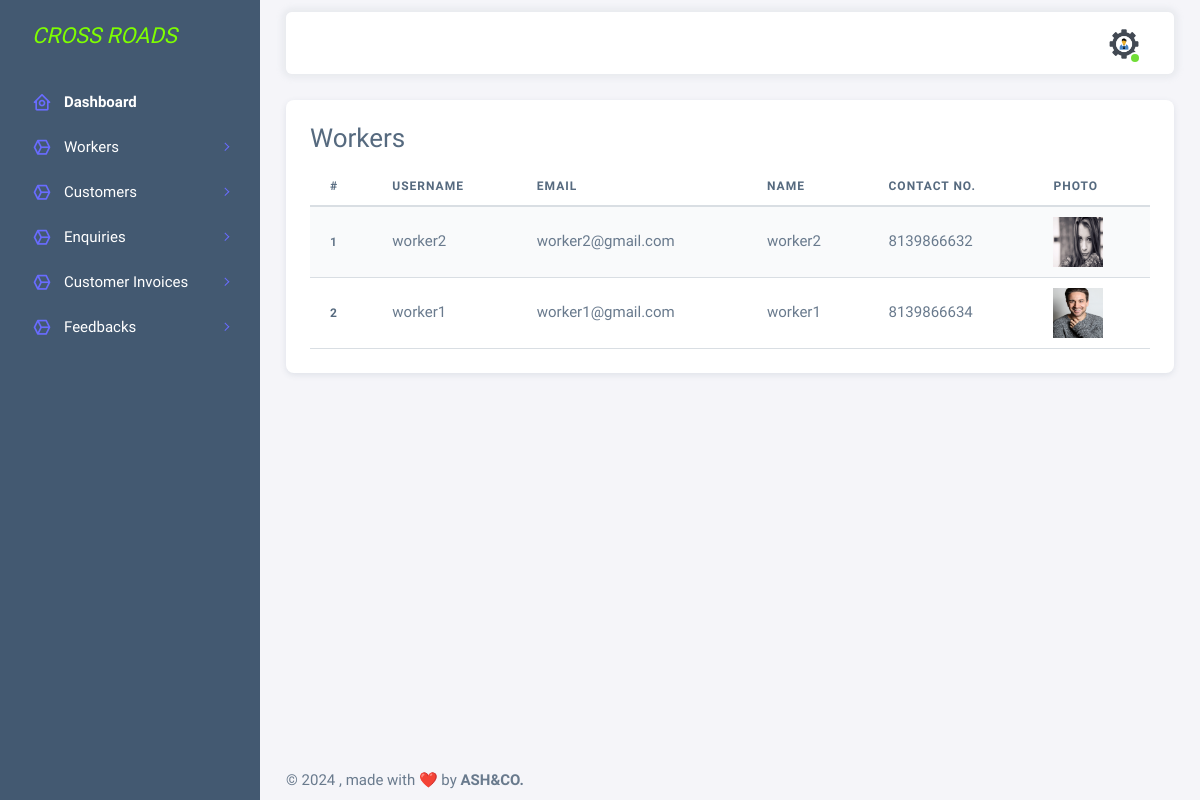
Page /workers-admin/ (signed in) on the committed database.
### accounts/models.py (models this page shows, shortened)
class BaseModel(models.Model):
    created_on = models.DateTimeField(auto_now_add=True, null=True)
    updated_on = models.DateTimeField(auto_now=True)
    is_deleted = models.BooleanField(default=False)
    class Meta:
        abstract = True
        ordering = ['-created_on']

class UserProfile(BaseModel):
    user = models.ForeignKey(User, on_delete=models.CASCADE)
    name = models.CharField(max_length = 25,blank=True, null=True)
    mobile_number = models.CharField(max_length=25,unique=True, null=True)
    profile_pic= models.ImageField(upload_to='MechanicProfilePic/',null=True,blank=True)

class User(AbstractBaseUser, PermissionsMixin):
    name = models.CharField(max_length=50, blank=True, null=True)
    username = models.CharField(max_length=50, unique=True, null=True)
    email = models.EmailField(max_length=100, null=True)
    role = models.IntegerField(choices=SELECTROLE)
    uid = models.CharField(max_length=500, unique=True, null=True)
    is_admin = models.BooleanField(default=False)
    is_active = models.BooleanField(default=False)
    is_registered = models.BooleanField(default=False)
    date_joined = models.DateTimeField(auto_now_add=True)
    last_login = models.DateTimeField(auto_now_add=True)
    USERNAME_FIELD = 'username'
    REQUIRED_FIELDS=[]
    objects = UserManager()
    class Meta:
        db_table = "user"

### accounts/views.py (the view)
# urls.py: path('workers-admin/', views.worker_view_admin, name='workers-admin'),
@login_required(login_url='sign-in')
def worker_view_admin(request):
    data = User.objects.filter(role=2)
    w_data = UserProfile.objects.filter(user__in=data)
    return render(request, 'admintemp/worker_view.html',{'w_data':w_data})

### templates/admintemp/worker_view.html
{% extends 'admintemp/index.html' %}
{% load crispy_forms_tags %}
{% block content %}
<div class="card">
    <div class="card-body">
        <h3 class="card-title">Workers</h3>
        <table class="table table-striped">
            <thead>
                <tr>
                    <th scope="col">#</th>
                    <th scope="col">Username</th>
                    <th scope="col">Email</th>
                    <th scope="col">Name</th>
                    <th scope="col">Contact No.</th>
                    <th scope="col">Photo</th>
                </tr>
            </thead>
            <tbody>
                {% for i in w_data %}
                <tr>
                    <th scope="row">{{ forloop.counter }}</th>
                    <td>{{i.user.username}}</td>
                    <td>{{i.user.email}}</td>
                    <td>{{i.name}}</td>
                    <td>{{i.mobile_number}}</td>
                    <td><img src="{{i.profile_pic.url}}" width="50px" height="50px"></td>
                </tr>
                {% endfor %}
            </tbody>
        </table>
    </div>
</div>
{% endblock %}

### rows in the picture
UserProfile: user.username "worker2", user.email "worker2@gmail.com", name "worker2", mobile_number "8139866632", profile_pic (picture)
UserProfile: user.username "worker1", user.email "worker1@gmail.com", name "worker1", mobile_number "8139866634", profile_pic (picture)
